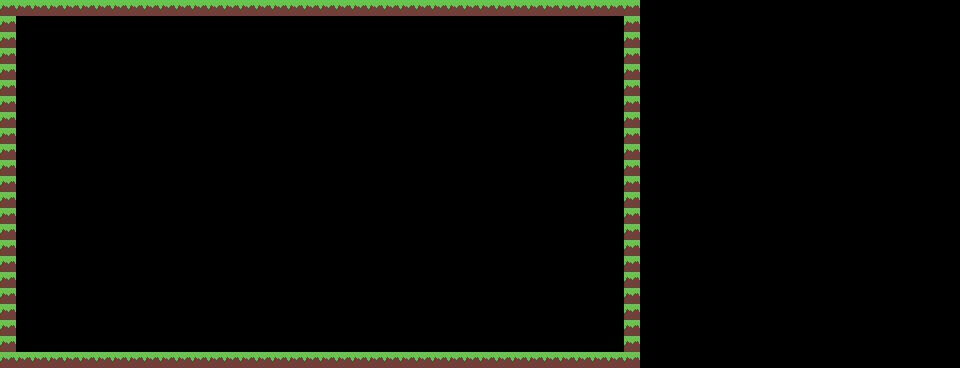

This is a level from a 2D game, rendered from its Tiled map with the project's own tilesets. A one-line summary and the complete map file follow:
An orthogonal 60x23 tile map with 16x16 px tiles, 1 tile layer (Tile Layer 1).

<map version="1.8" tiledversion="1.8.1" orientation="orthogonal" renderorder="right-down" width="60" height="23" tilewidth="16" tileheight="16" infinite="0" nextlayerid="2" nextobjectid="1">
 <tileset firstgid="1" source="grass.tsx" />
 <layer id="1" name="Tile Layer 1" width="60" height="23">
  <data encoding="csv">
1,1,1,1,1,1,1,1,1,1,1,1,1,1,1,1,1,1,1,1,1,1,1,1,1,1,1,1,1,1,1,1,1,1,1,1,1,1,1,1,0,0,0,0,0,0,0,0,0,0,0,0,0,0,0,0,0,0,0,0,
1,0,0,0,0,0,0,0,0,0,0,0,0,0,0,0,0,0,0,0,0,0,0,0,0,0,0,0,0,0,0,0,0,0,0,0,0,0,0,1,0,0,0,0,0,0,0,0,0,0,0,0,0,0,0,0,0,0,0,0,
1,0,0,0,0,0,0,0,0,0,0,0,0,0,0,0,0,0,0,0,0,0,0,0,0,0,0,0,0,0,0,0,0,0,0,0,0,0,0,1,0,0,0,0,0,0,0,0,0,0,0,0,0,0,0,0,0,0,0,0,
1,0,0,0,0,0,0,0,0,0,0,0,0,0,0,0,0,0,0,0,0,0,0,0,0,0,0,0,0,0,0,0,0,0,0,0,0,0,0,1,0,0,0,0,0,0,0,0,0,0,0,0,0,0,0,0,0,0,0,0,
1,0,0,0,0,0,0,0,0,0,0,0,0,0,0,0,0,0,0,0,0,0,0,0,0,0,0,0,0,0,0,0,0,0,0,0,0,0,0,1,0,0,0,0,0,0,0,0,0,0,0,0,0,0,0,0,0,0,0,0,
1,0,0,0,0,0,0,0,0,0,0,0,0,0,0,0,0,0,0,0,0,0,0,0,0,0,0,0,0,0,0,0,0,0,0,0,0,0,0,1,0,0,0,0,0,0,0,0,0,0,0,0,0,0,0,0,0,0,0,0,
1,0,0,0,0,0,0,0,0,0,0,0,0,0,0,0,0,0,0,0,0,0,0,0,0,0,0,0,0,0,0,0,0,0,0,0,0,0,0,1,0,0,0,0,0,0,0,0,0,0,0,0,0,0,0,0,0,0,0,0,
1,0,0,0,0,0,0,0,0,0,0,0,0,0,0,0,0,0,0,0,0,0,0,0,0,0,0,0,0,0,0,0,0,0,0,0,0,0,0,1,0,0,0,0,0,0,0,0,0,0,0,0,0,0,0,0,0,0,0,0,
1,0,0,0,0,0,0,0,0,0,0,0,0,0,0,0,0,0,0,0,0,0,0,0,0,0,0,0,0,0,0,0,0,0,0,0,0,0,0,1,0,0,0,0,0,0,0,0,0,0,0,0,0,0,0,0,0,0,0,0,
1,0,0,0,0,0,0,0,0,0,0,0,0,0,0,0,0,0,0,0,0,0,0,0,0,0,0,0,0,0,0,0,0,0,0,0,0,0,0,1,0,0,0,0,0,0,0,0,0,0,0,0,0,0,0,0,0,0,0,0,
1,0,0,0,0,0,0,0,0,0,0,0,0,0,0,0,0,0,0,0,0,0,0,0,0,0,0,0,0,0,0,0,0,0,0,0,0,0,0,1,0,0,0,0,0,0,0,0,0,0,0,0,0,0,0,0,0,0,0,0,
1,0,0,0,0,0,0,0,0,0,0,0,0,0,0,0,0,0,0,0,0,0,0,0,0,0,0,0,0,0,0,0,0,0,0,0,0,0,0,1,0,0,0,0,0,0,0,0,0,0,0,0,0,0,0,0,0,0,0,0,
1,0,0,0,0,0,0,0,0,0,0,0,0,0,0,0,0,0,0,0,0,0,0,0,0,0,0,0,0,0,0,0,0,0,0,0,0,0,0,1,0,0,0,0,0,0,0,0,0,0,0,0,0,0,0,0,0,0,0,0,
1,0,0,0,0,0,0,0,0,0,0,0,0,0,0,0,0,0,0,0,0,0,0,0,0,0,0,0,0,0,0,0,0,0,0,0,0,0,0,1,0,0,0,0,0,0,0,0,0,0,0,0,0,0,0,0,0,0,0,0,
1,0,0,0,0,0,0,0,0,0,0,0,0,0,0,0,0,0,0,0,0,0,0,0,0,0,0,0,0,0,0,0,0,0,0,0,0,0,0,1,0,0,0,0,0,0,0,0,0,0,0,0,0,0,0,0,0,0,0,0,
1,0,0,0,0,0,0,0,0,0,0,0,0,0,0,0,0,0,0,0,0,0,0,0,0,0,0,0,0,0,0,0,0,0,0,0,0,0,0,1,0,0,0,0,0,0,0,0,0,0,0,0,0,0,0,0,0,0,0,0,
1,0,0,0,0,0,0,0,0,0,0,0,0,0,0,0,0,0,0,0,0,0,0,0,0,0,0,0,0,0,0,0,0,0,0,0,0,0,0,1,0,0,0,0,0,0,0,0,0,0,0,0,0,0,0,0,0,0,0,0,
1,0,0,0,0,0,0,0,0,0,0,0,0,0,0,0,0,0,0,0,0,0,0,0,0,0,0,0,0,0,0,0,0,0,0,0,0,0,0,1,0,0,0,0,0,0,0,0,0,0,0,0,0,0,0,0,0,0,0,0,
1,0,0,0,0,0,0,0,0,0,0,0,0,0,0,0,0,0,0,0,0,0,0,0,0,0,0,0,0,0,0,0,0,0,0,0,0,0,0,1,0,0,0,0,0,0,0,0,0,0,0,0,0,0,0,0,0,0,0,0,
1,0,0,0,0,0,0,0,0,0,0,0,0,0,0,0,0,0,0,0,0,0,0,0,0,0,0,0,0,0,0,0,0,0,0,0,0,0,0,1,0,0,0,0,0,0,0,0,0,0,0,0,0,0,0,0,0,0,0,0,
1,0,0,0,0,0,0,0,0,0,0,0,0,0,0,0,0,0,0,0,0,0,0,0,0,0,0,0,0,0,0,0,0,0,0,0,0,0,0,1,0,0,0,0,0,0,0,0,0,0,0,0,0,0,0,0,0,0,0,0,
1,0,0,0,0,0,0,0,0,0,0,0,0,0,0,0,0,0,0,0,0,0,0,0,0,0,0,0,0,0,0,0,0,0,0,0,0,0,0,1,0,0,0,0,0,0,0,0,0,0,0,0,0,0,0,0,0,0,0,0,
1,1,1,1,1,1,1,1,1,1,1,1,1,1,1,1,1,1,1,1,1,1,1,1,1,1,1,1,1,1,1,1,1,1,1,1,1,1,1,1,0,0,0,0,0,0,0,0,0,0,0,0,0,0,0,0,0,0,0,0
</data>
 </layer>
</map>
